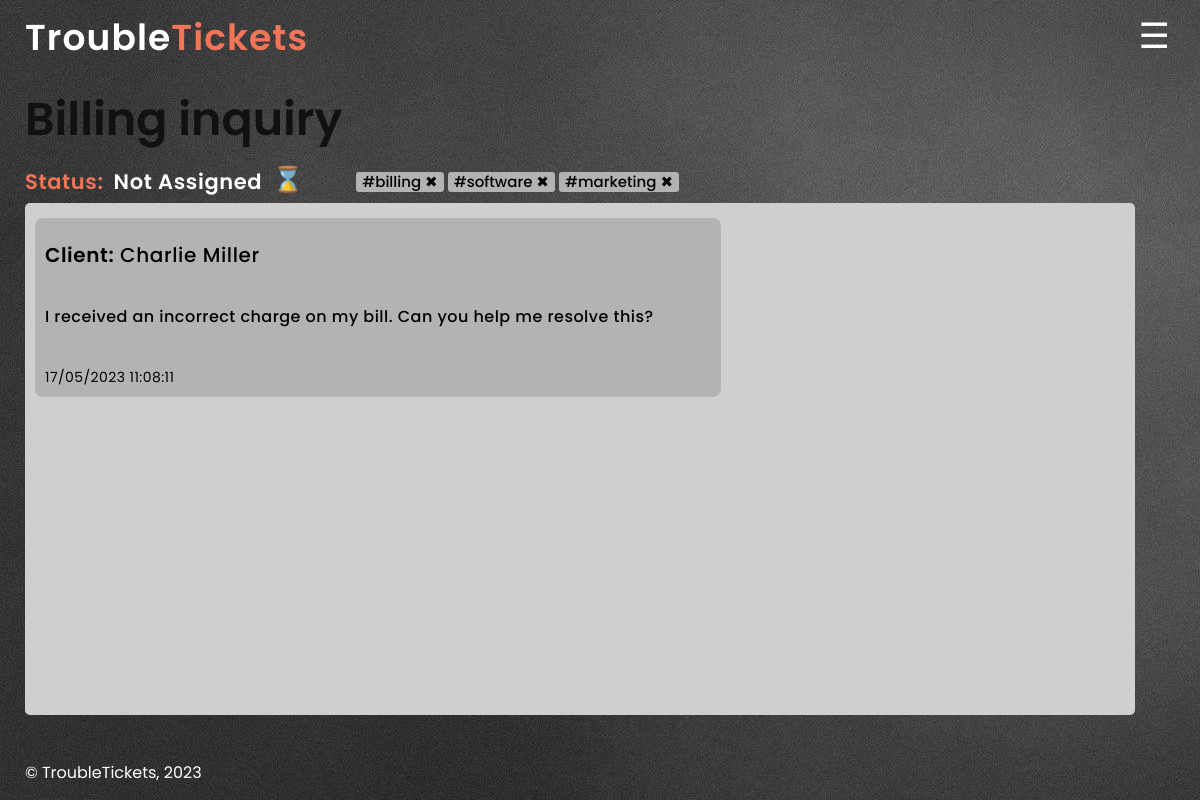
/pages/message.php?id=2 (signed in), run on an earlier commit of the app's database.
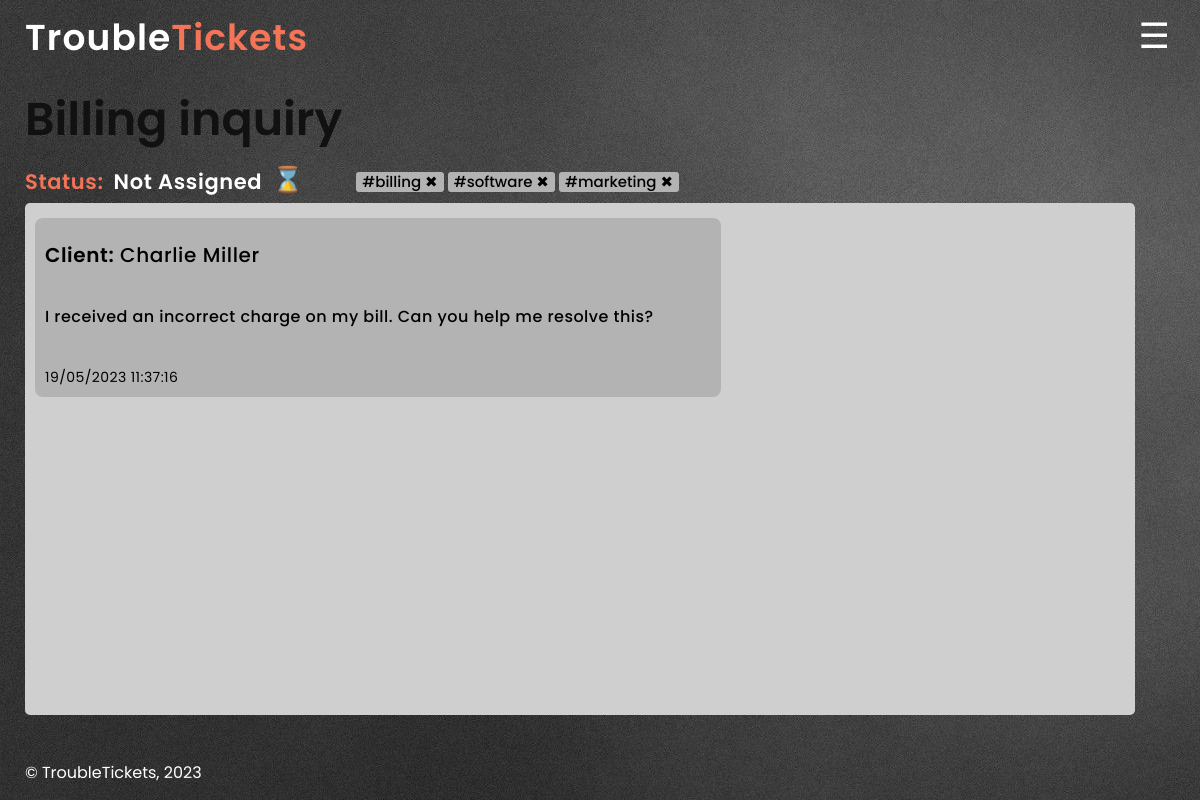
And on a later commit of the database.
### tables this page shows
CREATE TABLE MESSAGES (
message_id INTEGER PRIMARY KEY AUTOINCREMENT,
ticket_id INTEGER NOT NULL,
message_content VARCHAR(255) NOT NULL,
date_created TIMESTAMP DEFAULT CURRENT_TIMESTAMP NOT NULL,
client_id INTEGER NOT NULL,
FOREIGN KEY(ticket_id) REFERENCES TICKETS(ticket_id),
FOREIGN KEY(client_id) REFERENCES CLIENTS(client_id)
);

CREATE TABLE CLIENTS (
client_id INTEGER PRIMARY KEY AUTOINCREMENT,
username VARCHAR(255) NOT NULL,
password VARCHAR(255) NOT NULL,
email VARCHAR(255) NOT NULL
);

### database/ticket.class.php (called while the page is built, shortened)
<?php
class Ticket
{
    public function __construct(int $id, ?int $agent_id, int $client_id, int $department_id, string $status, string $title)
    {
        $this->id = $id;
        $this->client_id = $client_id;
        $this->title = $title;
    }
    static function getTicketById(PDO $db, int $id): ?Ticket
    {
        $stmt = $db->prepare('SELECT ticket_id, agent_id, client_id, department_id, status, title FROM TICKETS WHERE ticket_id = ?');
        $stmt->execute(array($id));
        $ticket = $stmt->fetch();
        if ($ticket) {
            return new Ticket(
                intval($ticket['ticket_id']),
                $ticket['agent_id'] ?? null,
                $ticket['client_id'],
                $ticket['department_id'],
                $ticket['status'],
                $ticket['title']
            );
        } else {
            return null;
        }
    }
}

### database/messages.class.php (called while the page is built, shortened)
<?php
class Message
{
    public function __construct(int $id, int $ticket_id, int $client_id, string $message, DateTime $date_created)
    {
        $this->ticket_id = $ticket_id;
        $this->client_id = $client_id;
        $this->message = $message;
        $this->date_created = $date_created;
    }
    static function getMessages(PDO $db, int $count): array
    {
        $stmt = $db->prepare(
            'SELECT message_id, ticket_id, client_id, message_content, date_created FROM MESSAGES LIMIT ?'
        );
        $stmt->execute(array($count));
        $messages = array();
        while ($message = $stmt->fetch()) {
            $messages[] = new Message(
                $message['message_id'],
                $message['ticket_id'],
                $message['client_id'],
                $message['message_content'],
                new DateTime($message['date_created']),
            );
        }
        return $messages;
    }
}
?>

### database/client.class.php (called while the page is built, shortened)
<?php
class Client
{
    public function __construct(int $id, string $username, string $email, string $password)
    {
        $this->username = $username;
    }
    static function getClientById(PDO $db, int $id): ?Client
    {
        $stmt = $db->prepare(
            'SELECT client_id, username, password, email FROM  CLIENTS WHERE client_id = ?'
        );
        $stmt->execute(array($id));
        $user = $stmt->fetch();
        if ($user) {
            return new Client(
                intval($user['client_id']),
                $user['username'],
                $user['email'],
                $user['password']
            );
        } else {
            return null;
        }
    }
} ?>

### templates/message_template.php (the view, shortened to what the changed rows need)
<?php
function output_watch_message(PDO $db, Ticket $ticket, Session $session)
{ ?>
  <?php
  require_once(__DIR__ . '/../database/connection.db.php');
  require_once(__DIR__ . '/../database/client.class.php');
  require_once(__DIR__ . '/../database/ticket.class.php');
  require_once(__DIR__ . '/../database/messages.class.php');
  $client = Client::getClientById($db, $ticket->client_id);
  $messages = Message::getMessages($db, 100);
  ?>
  <section id='chat' class='chat'>
    <h2><?php echo $ticket->title ?> </h2>
    <div class="messages">
      <div class="text">
        <?php
        foreach ($messages as $message) {
          if ($message->ticket_id == $ticket->id) {
            if ($message->client_id == $ticket->client_id) { ?>
              <div class='client-message'>
                <div class='full-line'>
                  <h4>Client:</h4>
                  <h4><?php echo '&nbsp;';
                      echo $client->username
                      ?></h4>
                </div>
                <p><?php echo $message->message ?></p>
                <h5><?php echo $message->date_created->format('d/m/Y H:i:s') ?></h5>
              </div>
              <?php }
              if ($message->client_id == $ticket->agent_id) { ?>
        <?php }
          }
        }
        ?>
      </div>
    </div>
  </section>
<?php
}
?>

What changed in the data, as far as the page shows it:
changed messages "I received an incorrect charge on my bill. Can you help me resolve this?": format "17/05/2023 11:08:11" → "19/05/2023 11:37:16"
